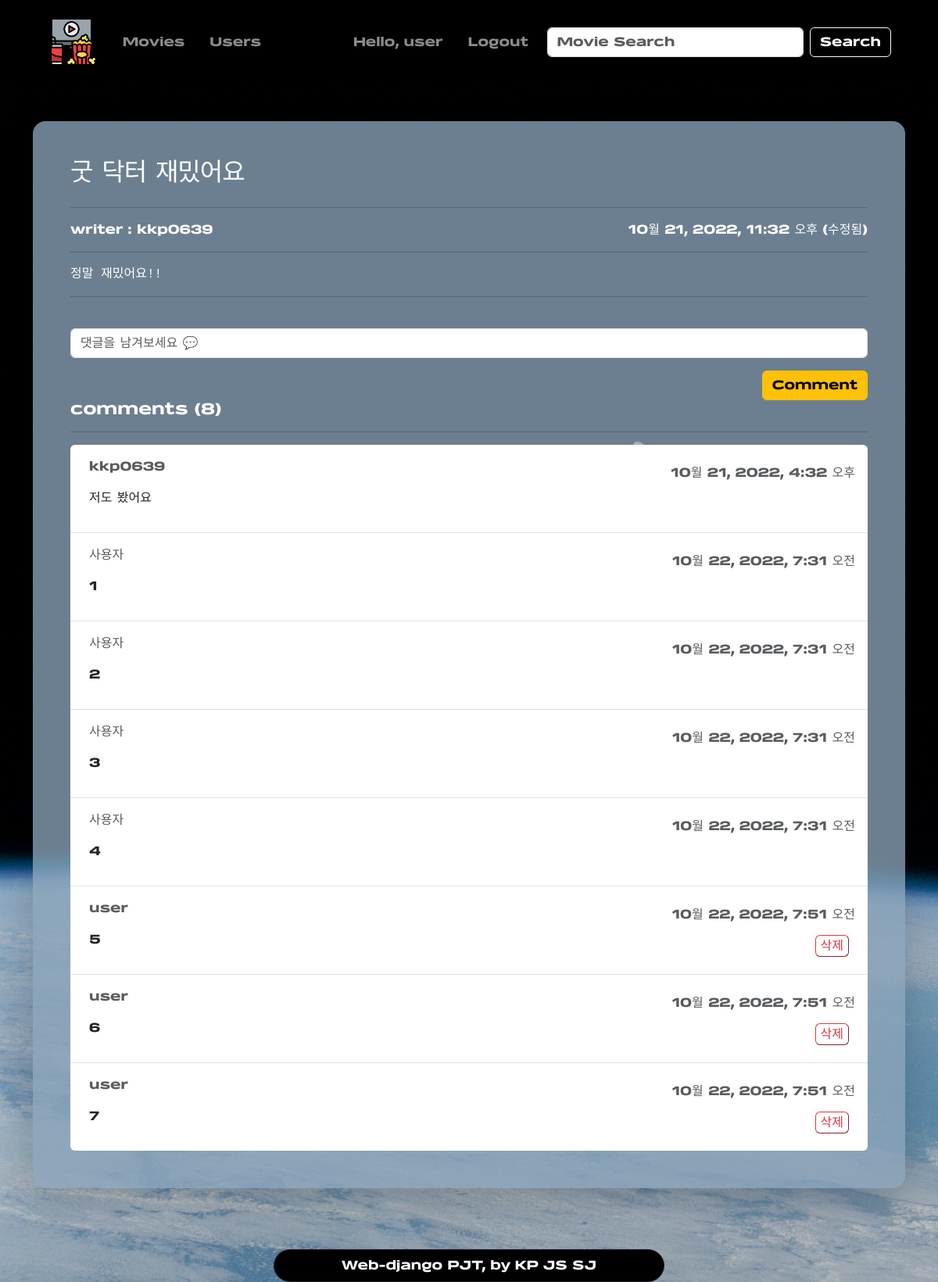
Before: /1/ (signed in) with the older database file.
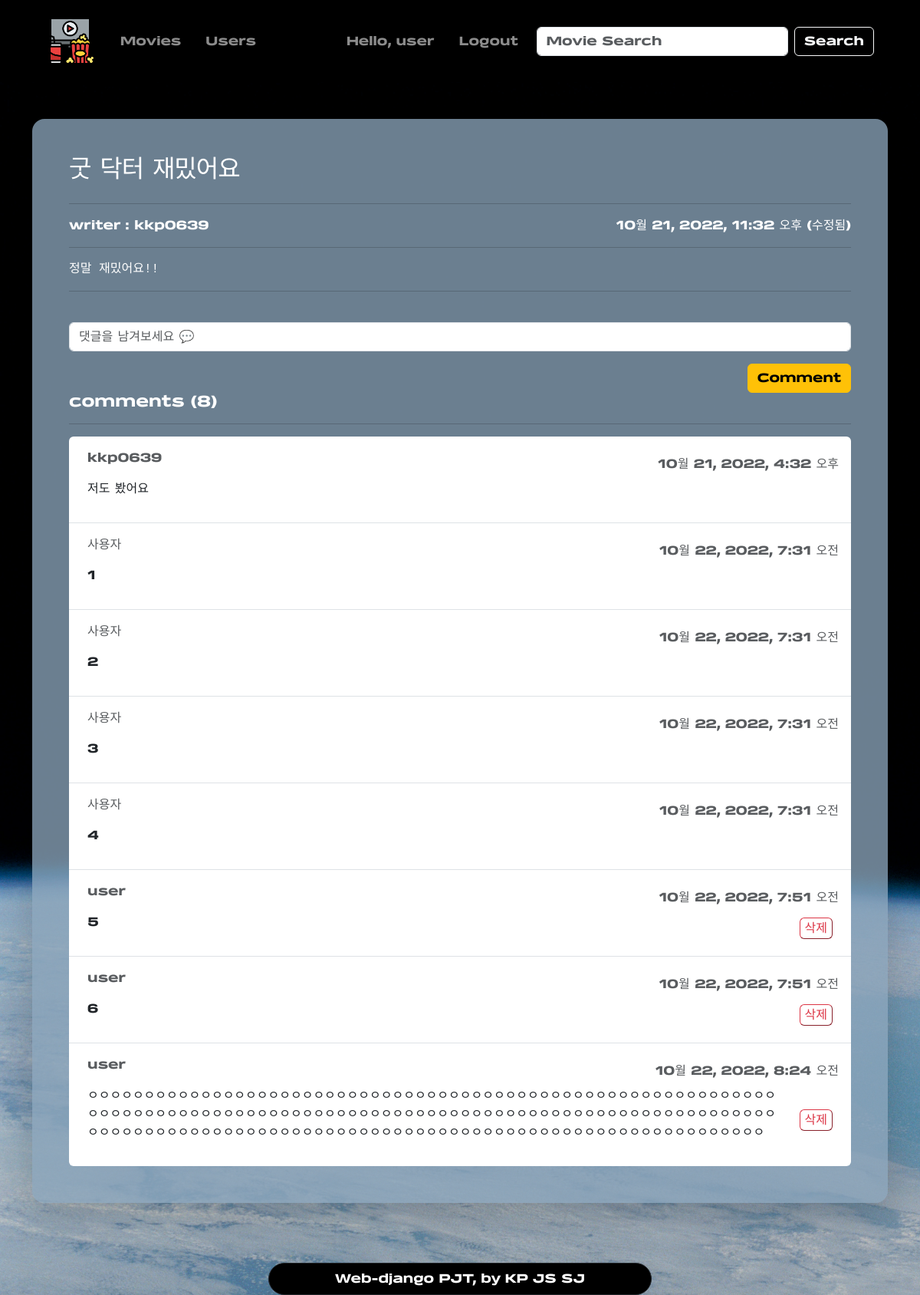
After: the same page with the newer database file.
### articles/models.py (models this page shows)
class Comment(models.Model):
    content = models.TextField()
    created_at = models.DateTimeField(auto_now_add=True)
    review = models.ForeignKey(Review, on_delete=models.CASCADE)
    user = models.ForeignKey(settings.AUTH_USER_MODEL, on_delete=models.CASCADE)

### accounts/models.py (models this page shows)
class User(AbstractUser):
    pass

### articles/views.py (the view)
# urls.py: path("<int:review_pk>/", views.detail, name="detail"),  # 리뷰 보기
@login_required
def detail(request, review_pk):
    review = Review.objects.get(pk=review_pk)
    comment_form = CommentForm()
    comments = review.comment_set.all()
    context = {
        "review": review,
        "comment_form": comment_form,
        "comments": comments,
    }
    return render(request, "articles/detail.html", context)

### articles/forms.py
class CommentForm(forms.ModelForm):
    content = forms.CharField(
        label="",
        widget=forms.TextInput(
            attrs={
                "placeholder": "댓글을 남겨보세요 💬",
            }
        ),
    )
    class Meta:
        model = Comment
        fields = [
            "content",
        ]

### articles/templates/articles/detail.html (shortened to what this page needs)
{% extends 'base.html' %}
{% load static %}
{% load django_bootstrap5 %}
{% block content %}
  <div class="container d-flex flex-column justify-content-center my-5">
    <div class="review-detail p-5 rounded-4 shadow-lg">
      <div class="d-flex justify-content-between">
      <h2 class="text-white font-space">{{ review.title }}</h2>
      </div>
      <hr>
      <div class="d-flex justify-content-between align-middle">
        <p class="text-white">
          writer :
          {{ review.user }}</p>
        {% if review.created_at == review.updated_at %}
          <p class="text-white">{{ review.created_at }}</p>
        {% else %}
          <p class="text-white">{{ review.updated_at }}
            (수정됨)</p>
        {% endif %}
      </div>
      <hr class="mt-0">
      <pre class="fs-6 text-white ">{{ review.content}}</pre>
      <hr>
      <form action="{% url 'articles:comment_create' review.pk %}" method="POST">
        {% bootstrap_form comment_form %}
        <div class="text-end"><input class="btn btn-warning" type="submit" value="Comment"></div>
      </form>
      <h5 class="text-white">comments ({{ comments|length }})</h5>
      <hr>
      <ul class="list-group list-group-flush rounded-2">
        {% for comment in comments %}
          <li class="list-group-item align-middle">
            <div class="d-flex justify-content-between align-items-center">
              <p class="card-text text-muted m-2">{{ comment.user }}</p>
              <p class="card-text text-muted pt-3">{{ comment.created_at }}</p>
            </div>
            <div class="d-flex justify-content-between align-items-center m-2">
              <p class="">
                {{ comment.content }}
              </p>
              {% if request.user == comment.user %}
                <form action="{% url 'articles:comment_delete' review.pk comment.pk %}" method="POST">
                  <input class="text-danger bg-white ms-3 border-1 border-danger text-decoration-none rounded-2" type="submit" value="삭제">
                </form>
              {% endif %}
            </div>
          </li>
        {% endfor %}
      </ul>
    </div>
  </div>
{% endblock content %}

Changed rows visible on the page:
removed Comment: user "user", created_at "10월 22, 2022, 7:51 오전", content "7"
added Comment: user "user", created_at "10월 22, 2022, 8:24 오전", content "ㅇㅇㅇㅇㅇㅇㅇㅇㅇㅇㅇㅇㅇㅇㅇㅇㅇㅇㅇㅇㅇㅇㅇㅇㅇㅇㅇㅇㅇㅇㅇㅇㅇㅇㅇㅇㅇㅇㅇㅇㅇㅇㅇㅇㅇㅇㅇㅇㅇㅇㅇㅇㅇㅇㅇㅇㅇㅇㅇㅇㅇㅇㅇㅇㅇㅇㅇㅇㅇㅇㅇㅇㅇㅇㅇㅇㅇㅇㅇㅇㅇㅇㅇㅇㅇㅇㅇㅇㅇㅇㅇㅇㅇㅇㅇㅇㅇㅇㅇㅇㅇㅇㅇㅇㅇㅇㅇㅇㅇㅇㅇㅇㅇㅇㅇㅇㅇㅇㅇㅇㅇㅇㅇㅇㅇㅇㅇㅇㅇㅇㅇㅇㅇㅇㅇㅇㅇㅇㅇㅇㅇㅇㅇㅇㅇㅇㅇㅇㅇㅇㅇㅇㅇㅇㅇㅇㅇㅇㅇㅇㅇㅇㅇㅇㅇㅇㅇㅇㅇㅇㅇㅇㅇㅇㅇㅇㅇㅇㅇㅇㅇㅇ"
